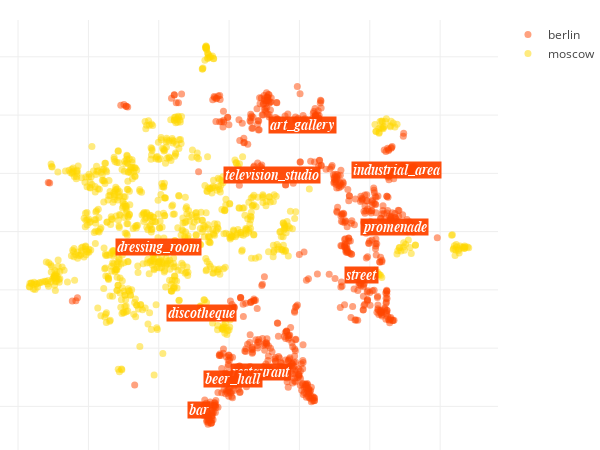

The notebook cell saved with this chart:
### Code cell
locations_scatter(city_data, opposite_city_data)

### Figure 1 — Plotly figure (JSON) as saved in the notebook; plotly's stock layout.template omitted (floating-point values rounded to 4 significant figures; data arrays with more than 128 entries replaced by an {"elided": "..."} marker saying what was removed)
{"data": [{"hoverinfo": "text", "marker": {"color": "orangered", "opacity": 0.5, "size": 7}, "mode": "markers", "name": "berlin", "text": {"elided": "739 str values"}, "type": "scatter", "uid": "9bfa98ee-3c42-11e9-8f9d-3c15c2cf2370", "x": {"elided": "739 float values"}, "y": {"elided": "739 float values"}}, {"hoverinfo": "text", "marker": {"color": "gold", "opacity": 0.5, "size": 7}, "mode": "markers", "name": "moscow", "text": {"elided": "882 str values"}, "type": "scatter", "uid": "9bfaa9d8-3c42-11e9-b827-3c15c2cf2370", "x": {"elided": "882 float values"}, "y": {"elided": "882 float values"}}], "layout": {"annotations": [{"bgcolor": "orangered", "font": {"color": "white", "family": "arial", "size": 14}, "opacity": 0.95, "showarrow": false, "text": "<i><b>restaurant", "x": 9.142, "xanchor": "center", "y": -48.03}, {"bgcolor": "orangered", "font": {"color": "white", "family": "arial", "size": 14}, "opacity": 0.95, "showarrow": false, "text": "<i><b>street", "x": 37.51, "xanchor": "center", "y": -14.75}, {"bgcolor": "orangered", "font": {"color": "white", "family": "arial", "size": 14}, "opacity": 0.95, "showarrow": false, "text": "<i><b>bar", "x": -8.567, "xanchor": "center", "y": -61.29}, {"bgcolor": "orangered", "font": {"color": "white", "family": "arial", "size": 14}, "opacity": 0.95, "showarrow": false, "text": "<i><b>discotheque", "x": -7.785, "xanchor": "center", "y": -27.83}, {"bgcolor": "orangered", "font": {"color": "white", "family": "arial", "size": 14}, "opacity": 0.95, "showarrow": false, "text": "<i><b>promenade", "x": 47.03, "xanchor": "center", "y": 1.716}, {"bgcolor": "orangered", "font": {"color": "white", "family": "arial", "size": 14}, "opacity": 0.95, "showarrow": false, "text": "<i><b>art_gallery", "x": 20.84, "xanchor": "center", "y": 36.45}, {"bgcolor": "orangered", "font": {"color": "white", "family": "arial", "size": 14}, "opacity": 0.95, "showarrow": false, "text": "<i><b>dressing_room", "x": -20.17, "xanchor": "center", "y": -5.205}, {"bgcolor": "orangered", "font": {"color": "white", "family": "arial", "size": 14}, "opacity": 0.95, "showarrow": false, "text": "<i><b>beer_hall", "x": 1.142, "xanchor": "center", "y": -50.63}, {"bgcolor": "orangered", "font": {"color": "white", "family": "arial", "size": 14}, "opacity": 0.95, "showarrow": false, "text": "<i><b>television_studio", "x": 12.26, "xanchor": "center", "y": 19.49}, {"bgcolor": "orangered", "font": {"color": "white", "family": "arial", "size": 14}, "opacity": 0.95, "showarrow": false, "text": "<i><b>industrial_area", "x": 47.5, "xanchor": "center", "y": 21.12}], "height": 450, "hovermode": "closest", "margin": {"b": 0, "l": 0, "r": 30, "t": 20}, "width": 600, "xaxis": {"showticklabels": false, "zeroline": false}, "yaxis": {"showticklabels": false, "zeroline": false}}}
